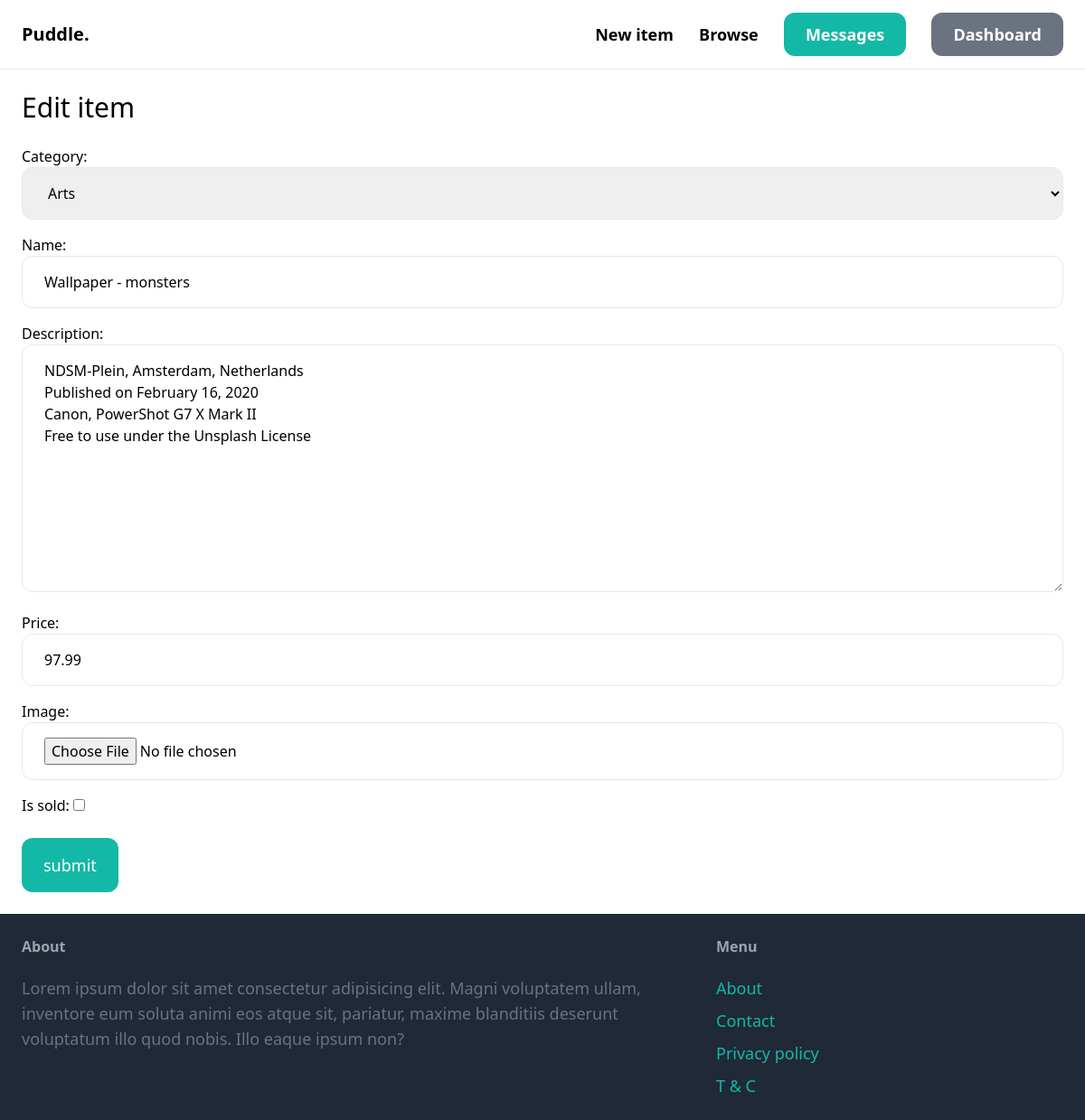
Screenshot of /items/4/edit/ (signed in) with the database file from the repository.
### item/models.py (models this page shows, shortened)
class Item(models.Model):
    category = models.ForeignKey(Category, related_name='items', on_delete=models.CASCADE)
    name = models.CharField(max_length=255, verbose_name='Name')
    description = models.TextField(blank=True, null=True)
    price = models.FloatField()
    image = models.ImageField(upload_to='item_images', blank=True, null=True)
    is_sold = models.BooleanField(default=False)
    created_by = models.ForeignKey(User, related_name='items', on_delete=models.CASCADE)
    created_at = models.DateTimeField(auto_now_add=True)

class Category(models.Model):
    name = models.CharField(max_length=255, verbose_name='Category')
    class Meta:
        ordering = ('name',)
        verbose_name_plural = 'Categories'
    def __str__(self):
        return self.name

### item/views.py (the view)
# urls.py: path('<int:pk>/edit/', views.edit, name='edit'),
@login_required
def edit(request, pk):
    item = get_object_or_404(Item, pk=pk, created_by=request.user)
    if request.method =='POST':
        form = EditItemForm(request.POST, request.FILES, instance=item)
        if form.is_valid():
            form.save()
            return redirect('item:detail', pk=item.id)
    else:
        form = EditItemForm(instance=item)
        return render(request, "item/form.html", {'form': form,
               'title': 'Edit item'
               })

### item/forms.py
class EditItemForm(forms.ModelForm):
    class Meta:
        model = Item
        fields = ['category', 'name', 'description', 'price', 'image', 'is_sold']
        widgets = {
            'category': forms.Select(attrs={'class': INPUT_CLASSES}),
            'name': forms.TextInput(attrs={'class': INPUT_CLASSES}),
            'description': forms.Textarea(attrs={'class': INPUT_CLASSES}),
            'price': forms.TextInput(attrs={'class': INPUT_CLASSES}),
            'image': forms.FileInput(attrs={'class': INPUT_CLASSES}),
        }

### item/templates/item/form.html (shortened to what this page needs)
{% extends 'core/base.html' %}
{% block content %}
<h1 class= "mb-6 text-3xl">{{ title }}</h1>
<form action="." method="post" enctype="multipart/form-data">
    <div class="space-y-4">
        {{ form.as_p }}
    </div>
     <button class="mt-6 py-4 px-6 text-lg bg-teal-500 hover:bg-teal-700 text-white rounded-xl">submit</button>
</form>
{% endblock %}

### rows the page displays
Item: category "Arts", description "NDSM-Plein, Amsterdam, Netherlands Published on February 16, 2020 Canon, PowerShot G7 X Mark II Free to use under the Unsplash License", price "97.99"
Category: name "Wallpaper - monsters"

### other values shown
{{ title }} "Edit item"
